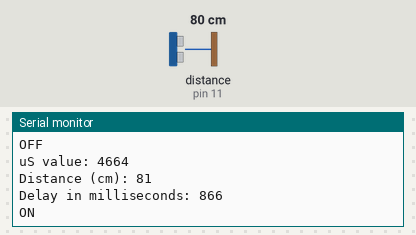
Recording of a sketch running on a simulated Arduino Uno, built with avr-gcc and run on an emulated ATmega328P. On the bench: the last lines printed to the serial monitor. The test bench sets the inputs (shaded band); at power-on: distance to the obstacle (sensor on pin 11) 80 cm. The echo pulse lasts 58.3 µs per cm.

Above: at 2.6 s.
2.7 s: distance to the obstacle (sensor on pin 11) set to 2 cm
At 3.4 s:
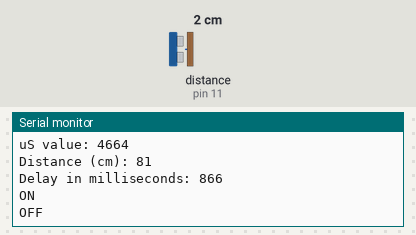
5.1 s: distance to the obstacle (sensor on pin 11) set to 4 cm
At 5.99 s:
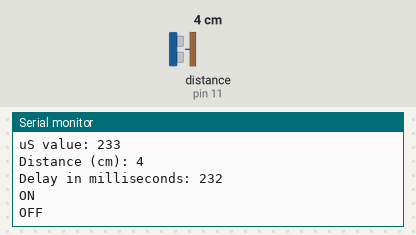
10.7 s: distance to the obstacle (sensor on pin 11) set to 250 cm
At 11.12 s:
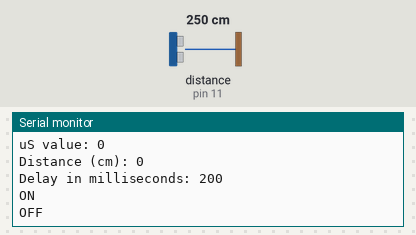
16.3 s: distance to the obstacle (sensor on pin 11) set to 35 cm
At 17.7 s:
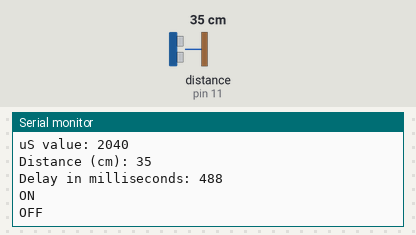
Timing chart, 0 to 19.3 s (numbered marks = the images above; inputs shaded):
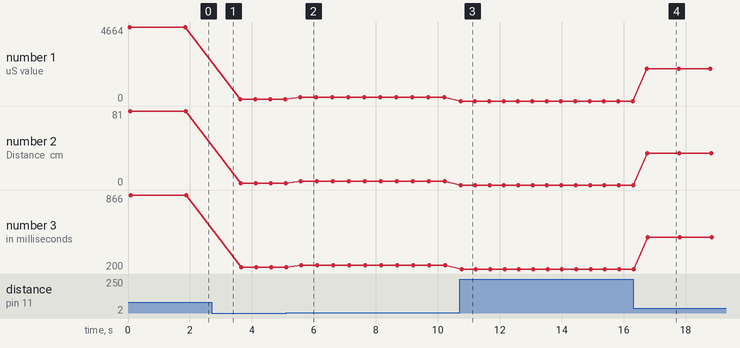

The sketch:

Ultrasonic_to_Computer.ino
```cpp
/*
  Adapted From: Analog Input by David Cuartielles and Tom Igoe
  Author: Malcolm Knapp
  Project: Ultrasonic Sensor to Computer
  Date: 4/10/14
  Version: 0.1
  Description: This code shows how to use a Ultrasonic Distance Sensor to control
               the blink rate of a computer screen.

 */
// ---------- included libraries ------------
#include <Servo.h>
#include <NewPing.h>

// ---------- hardware pin defines  -----------
int triggerPin = 12;      // select the pin ultrasonic trigger
int echoPin = 11;      // select pint

// ---------- variable initialization  -----------
int delayTime = 0;     //variable that holds the delay time in milliseconds
int scaling = 1;
unsigned int uS = 0;      // holds the time it took for the pulse to be recived
unsigned int distance = 0; // holds the distance in centimeters
int maxValue = 100;    // in centimeter
int minValue = 0;      // in centimeter
int maxDistance = 200;
char Terminator = '\n';  // in centimeters

// ---------- library initialization  -----------
NewPing sonar(triggerPin, echoPin, maxDistance);

void setup() {
  Serial.begin(9600);
  //---------- hardware declaration ----------
}

void loop() {
  // Input
  delay(50);  // Wait 50ms between pings (about 20 pings/sec). 29ms should be the shortest delay between pings.
  uS = sonar.ping(); // Send ping, get ping time in microseconds (uS).
  distance = uS / US_ROUNDTRIP_CM;  // convert time to distance
  // Debugging
  Serial.print("uS value: "); Serial.println(uS);
  Serial.print("Distance (cm): "); Serial.println(distance);


  // Processing
  //Scaling
  delayTime = map (distance, minValue, maxValue, 200, 1023);
  Serial.print ("Delay in milliseconds: "); Serial.println (delayTime);
  // Modes
  // None - put new modes here

  // Output
  Serial.print("ON"); Serial.print(Terminator);
  delay(delayTime);
  Serial.print("OFF"); Serial.print(Terminator);
  delay(delayTime);
}
```

Measured:
- after the input at 5.1 s, the serial monitor: prints a new line after 0.46 s (image 2)
- after the input at 10.7 s, the serial monitor: prints a new line at once (image 3)
- after the input at 16.3 s, the serial monitor: prints a new line after 0.44 s (image 4)
- plotted number 1: 4664 → 116 after the input at 2.7 s, 116 → 233 after the input at 5.1 s, 233 → 0 after the input at 10.7 s, 0 → 2040 after the input at 16.3 s
- plotted number 2: 81 → 2 after the input at 2.7 s, 2 → 4 after the input at 5.1 s, 4 → 0 after the input at 10.7 s, 0 → 35 after the input at 16.3 s
- plotted number 3: 866 → 216 after the input at 2.7 s, 216 → 232 after the input at 5.1 s, 232 → 200 after the input at 10.7 s, 200 → 488 after the input at 16.3 s
